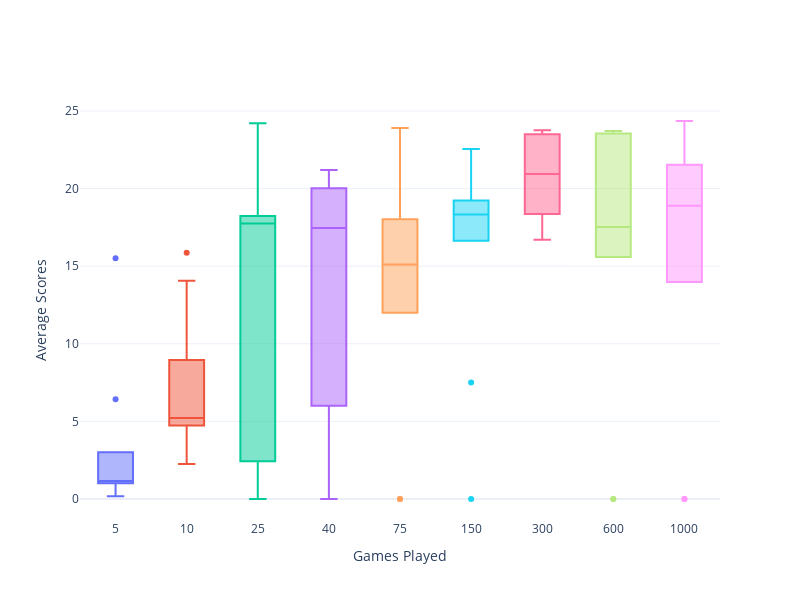

This figure's notebook cell:
### Code cell
import plotly.graph_objects as go

# Assuming benchmarks is a defaultdict containing average scores for different 'step' values
# Example data structure: benchmarks = {5: {0: score1, 1: score2, ..., 9: score10}, 10: {...}, ...}

# Create a figure for the box plots
fig = go.Figure()

# Add a box plot for each step
for step, scores_dict in benchmarks.items():
    # Extract scores from the dictionary for the current step
    scores = list(scores_dict.values())
    # Add scores to the plot
    fig.add_trace(go.Box(y=scores, name=f"{step}"))

# Update the layout to improve the appearance
fig.update_layout(
    xaxis_title="Games Played",
    yaxis_title="Average Scores",
    height=600,
    width=800,
    template="plotly_white",
    showlegend=False  # Hide the legend if not required
)

# Show the plot
fig.show()

### Figure 1 — Plotly figure (JSON) as saved in the notebook; plotly's stock layout.template omitted (floating-point values rounded to 4 significant figures)
{"data": [{"name": "5", "type": "box", "y": [0.184, 15.51, 2.282, 6.42, 3.02, 1.252, 1.066, 0.286, 1.023, 1.012]}, {"name": "10", "type": "box", "y": [8.801, 5.377, 14.06, 4.741, 5.061, 4.893, 2.252, 15.87, 4.633, 8.953]}, {"name": "25", "type": "box", "y": [18.05, 19.56, 18.23, 0, 18.18, 10, 0, 2.426, 17.44, 24.21]}, {"name": "40", "type": "box", "y": [6, 21.0, 21.2, 19.95, 17.96, 12.41, 0, 20.02, 16.96, 0]}, {"name": "75", "type": "box", "y": [18.03, 17.27, 18.36, 23.9, 15.52, 14.7, 0, 0, 12, 14.57]}, {"name": "150", "type": "box", "y": [18.43, 19.2, 19.23, 18.22, 7.5, 22.56, 19.25, 0, 16.63, 17.43]}, {"name": "300", "type": "box", "y": [23.76, 23.55, 21.47, 23.07, 19.36, 18.37, 18.06, 16.71, 20.41, 23.5]}, {"name": "600", "type": "box", "y": [0, 15.59, 15.7, 21.65, 0, 23.63, 16.98, 18.09, 23.55, 23.7]}, {"name": "1000", "type": "box", "y": [24.35, 18.13, 22.46, 19.65, 15.22, 0, 21.2, 21.54, 0, 13.99]}], "layout": {"height": 600, "showlegend": false, "width": 800, "xaxis": {"title": {"text": "Games Played"}}, "yaxis": {"title": {"text": "Average Scores"}}}}
